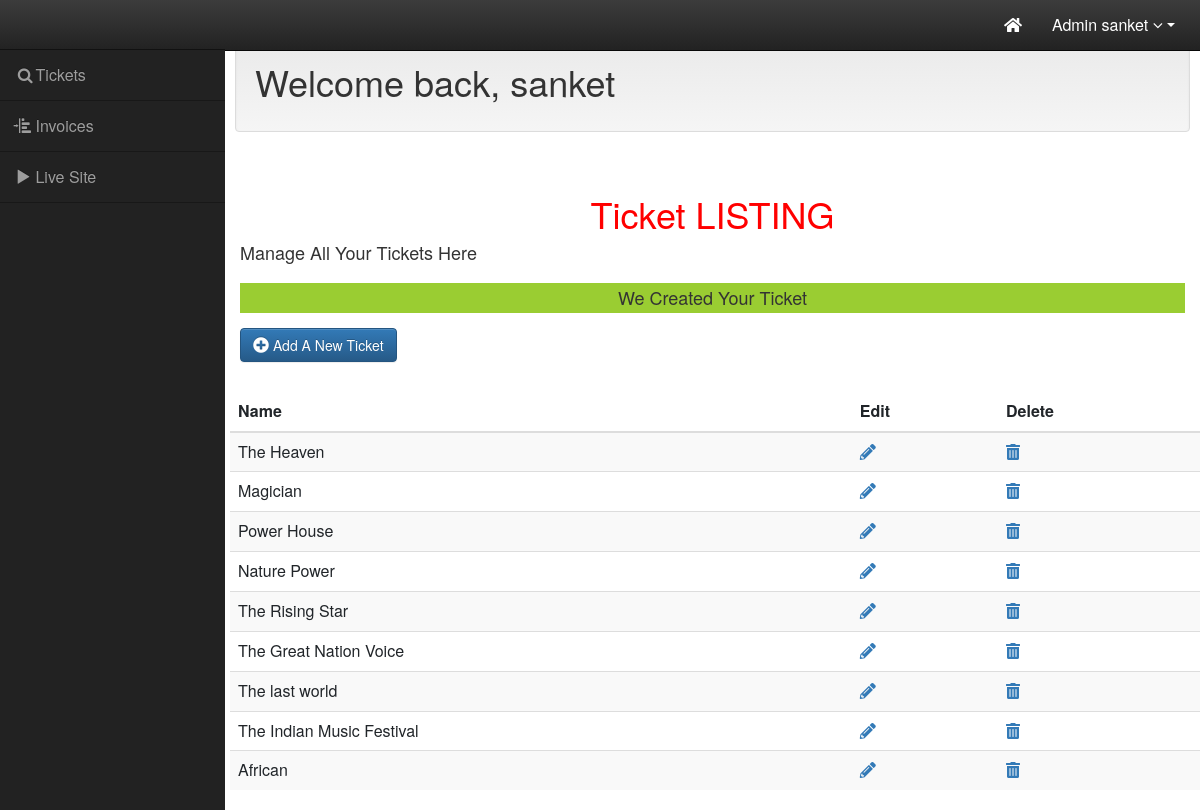
The app's page /source/mesoforte/admin_area/ticket.php?success=true&verb=Created (signed in) with its own data.
### tables this page shows
CREATE TABLE `tickets` (
  `id` int(255) NOT NULL,
  `strName` varchar(255) NOT NULL,
  `strDate` varchar(255) NOT NULL,
  `strTime` varchar(255) NOT NULL,
  `strDescription` text NOT NULL,
  `strLocation` varchar(255) NOT NULL,
  `nQuantity` mediumint(255) NOT NULL,
  `nPrice` float(10,2) NOT NULL,
  `strImage` varchar(255) NOT NULL,
  `nCategoryID` int(255) NOT NULL
);

### source/mesoforte/admin_area/123_connect/config.php (called while the page is built, shortened)
<?php
Class ConnectToDB {
    static function con() {
$DATABASE_HOST = '192.185.103.167';
$DATABASE_USER = 'sanket06_mike';
$DATABASE_PASS = 'Mike@02';
$DATABASE_NAME = 'sanket06_concert';
$connect = mysqli_connect($DATABASE_HOST, $DATABASE_USER, $DATABASE_PASS, $DATABASE_NAME);
return $connect;
$oDb = new ConnectToDB($connect);
return $oDb;
}
}
function getRecords($sql)
{
  $con = ConnectToDB::con();
  $result = mysqli_query($con, $sql);
  return $result;
}
?>

### source/mesoforte/admin_area/ticket.php (the view, shortened to what this page needs)
<?php
include('partials/header.php');
include("123_connect/config.php");
 ?>
<div id="wrapper">
    <nav class="navbar navbar-inverse navbar-fixed-top" role="navigation">
        <ul class="nav navbar-right top-nav">
            <li><a href="dashboard.php" data-placement="bottom" data-toggle="tooltip" href="#" data-original-title="Your Dashboard"><i class="fas fa-home"></i>
                </a>
            </li>
            <li class="dropdown">
                <a href="#" class="dropdown-toggle" data-toggle="dropdown">Admin <?=$_SESSION['name']?> <b class="fa fa-angle-down"></b></a>
            </li>
        </ul>
        <div class="collapse navbar-collapse navbar-ex1-collapse">
            <ul class="nav navbar-nav side-nav">
                <li>
                <a href="ticket.php" data-toggle="collapse" data-target="#submenu-1"><i class="fa fa-fw fa-search"></i>Tickets</a>
                </li>
                <li>
                    <a href="invoices.php" data-toggle="collapse" data-target="#submenu-2"><i class="glyphicon glyphicon-indent-left"></i>  Invoices </a>
                </li>
                <li>
                    <a href="http://sankettech.com/mesoforte/source/mesoforte/index.php" data-toggle="collapse" data-target="#submenu-2"><i class="glyphicon glyphicon-play"></i>  Live Site </a>
                </li>
            </ul>
        </div>
    </nav>
    <div id="page-wrapper">
        <div class="container-fluid">
            <div class="row" id="main" >
                <div class="col-sm-12 col-md-12 well" id="content">
                    <h1>Welcome back, <?=$_SESSION['name']?></h1>
                </div>
            </div>
        </div>
    </div>
    <div class="container-fluid">
    <div class="row">
      <div class="col-xl-12">
        <h1 class="align-middle">Ticket LISTING</h1>
        <h4 class="position">Manage All Your Tickets Here</h4>
    </div>
    </div>
    <div class="row">
      <div class="col-xl-12">
        <?php
        if (isset($_GET["success"]))
        {
          ?>
          <h4 class="message">We <?=ucfirst($_GET["verb"])?> Your Ticket</h4>
          <?php
        }?>
      </div>
    </div>
    <div class="row">
      <div class="action">
        <a href="ticketform.php" class="btn btn-primary mt-2 mb-5 ml-4"><i class="fas fa-plus-circle"></i> Add A New Ticket</a>
      </div>
    </div>
    <div class="row">
    <table class="table table-striped ml-2">
  <thead>
    <tr>
      <th scope="col">Name</th>
      <th scope="col">Edit</th>
      <th scope="col">Delete</th>
    </tr>
  </thead>
  <tbody>
      <?php
        $arrTicket = getRecords("SELECT * FROM tickets");
        while($row = mysqli_fetch_assoc($arrTicket))
        {
          echo " <tr>
          <td>{$row["strName"]}</td>
          <td><a href=\"ticketform.php?ticketID={$row["id"]}\"><i class=\"fas fa-pencil-alt\"></i></a></td>
          <td><a href=\"deleteticket.php?ticketID={$row["id"]}\"><i class=\"fas fa-trash-alt\"></i></a></td></tr>";
        }
      ?>
  </tbody>
</table>
    </div>
  </div>
</div>
    <?php
include('partials/footer.php')
 ?>

### source/mesoforte/admin_area/style.css (style rules this page uses)
* { box-sizing: border-box; font-size: 16px; }
body { background-color: #435165; }
#wrapper { padding-left: 0; }
#page-wrapper { width: 100%; padding: 0; background-color: #fff; }
.top-nav { padding: 0 15px; }
.top-nav>li { display: inline-block; float: left; }
.top-nav>li>a { padding-top: 20px; padding-bottom: 20px; line-height: 20px; color: #fff; }
.align-middle { text-align: center;color: red; }
.message { text-align: center;background-color: yellowgreen;padding: 5px; transition: 3s all ease-in; }
@media (min-width:768px) { #wrapper { padding-left: 225px; } }
@media (min-width:768px) { #page-wrapper { padding: 22px 10px; } }
@media (min-width:768px) { .side-nav { position: fixed; top: 49px; left: 0px; width: 225px; margin-left: -225px; border: none; border-radius: 0; border-top: 1px rgba(0,0,0,.5) solid; overflow-y: auto; background-color: #222; bottom: 0; overflow-x: hidden; padding-bottom: 40px; } }
@media (min-width:768px) { .side-nav>li>a { width: 225px; border-bottom: 1px rgba(0,0,0,.3) solid; } }
@media (min-width:768px) { body { margin-top: 50px; } }

### records on screen
tickets: strName "The Heaven"
tickets: strName "Magician"
tickets: strName "Power House"
tickets: strName "Nature Power"
tickets: strName "The Rising Star"
tickets: strName "The Great Nation Voice"
tickets: strName "The last world"
tickets: strName "The Indian Music Festival"
tickets: strName "African"

### other values on screen
$_SESSION['name'] "sanket"
$_GET["verb"] "Created"
